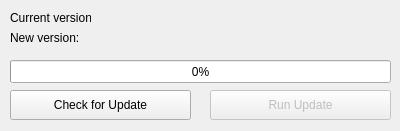
<?xml version="1.0" encoding="UTF-8"?>
<ui version="4.0">
 <class>MainWindow</class>
 <widget class="QWidget" name="MainWindow">
  <property name="geometry">
   <rect>
    <x>0</x>
    <y>0</y>
    <width>400</width>
    <height>131</height>
   </rect>
  </property>
  <property name="windowTitle">
   <string>Updater</string>
  </property>
  <property name="locale">
   <locale language="German" country="Germany"/>
  </property>
  <widget class="QProgressBar" name="pb_progress">
   <property name="geometry">
    <rect>
     <x>10</x>
     <y>60</y>
     <width>381</width>
     <height>23</height>
    </rect>
   </property>
   <property name="value">
    <number>0</number>
   </property>
   <property name="alignment">
    <set>Qt::AlignCenter</set>
   </property>
   <property name="orientation">
    <enum>Qt::Horizontal</enum>
   </property>
   <property name="format">
    <string>%p%</string>
   </property>
  </widget>
  <widget class="QPushButton" name="b_run">
   <property name="enabled">
    <bool>false</bool>
   </property>
   <property name="geometry">
    <rect>
     <x>210</x>
     <y>90</y>
     <width>181</width>
     <height>30</height>
    </rect>
   </property>
   <property name="text">
    <string>Run Update</string>
   </property>
   <property name="checkable">
    <bool>false</bool>
   </property>
   <property name="checked">
    <bool>false</bool>
   </property>
  </widget>
  <widget class="QLabel" name="label">
   <property name="geometry">
    <rect>
     <x>10</x>
     <y>10</y>
     <width>81</width>
     <height>16</height>
    </rect>
   </property>
   <property name="text">
    <string>Current version:</string>
   </property>
  </widget>
  <widget class="QLabel" name="label_2">
   <property name="geometry">
    <rect>
     <x>10</x>
     <y>30</y>
     <width>81</width>
     <height>16</height>
    </rect>
   </property>
   <property name="text">
    <string>New version:</string>
   </property>
  </widget>
  <widget class="QPushButton" name="b_check">
   <property name="geometry">
    <rect>
     <x>10</x>
     <y>90</y>
     <width>181</width>
     <height>30</height>
    </rect>
   </property>
   <property name="text">
    <string>Check for Update</string>
   </property>
  </widget>
  <widget class="QLabel" name="l_newVersion">
   <property name="geometry">
    <rect>
     <x>100</x>
     <y>30</y>
     <width>81</width>
     <height>16</height>
    </rect>
   </property>
   <property name="text">
    <string/>
   </property>
  </widget>
  <widget class="QLabel" name="l_currentVersion">
   <property name="geometry">
    <rect>
     <x>100</x>
     <y>10</y>
     <width>81</width>
     <height>16</height>
    </rect>
   </property>
   <property name="text">
    <string/>
   </property>
  </widget>
 </widget>
 <resources/>
 <connections/>
</ui>
